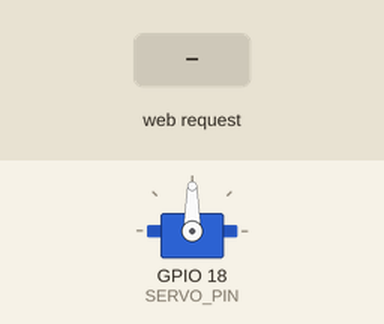
Recording of a sketch running on a simulated ESP32. Shown: servo. The inputs (shaded band) are chosen by the test bench. What the sketch prints to the serial monitor is not drawn.

Above: at 1.2 s.
1.3 s: HTTP request GET /set?angle=1 received
At 2.5 s:
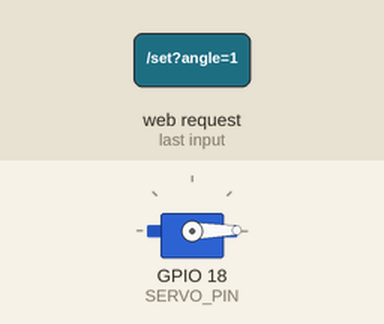
3.2 s: HTTP request GET /set?angle=120 received
At 4.8 s:
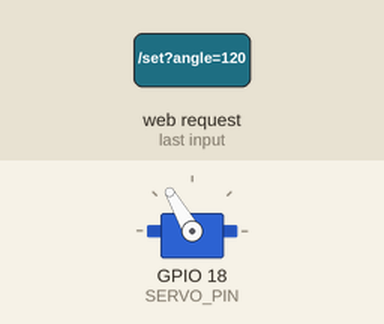
5.3 s: HTTP request GET /set?angle=0 received
At 5.75 s:
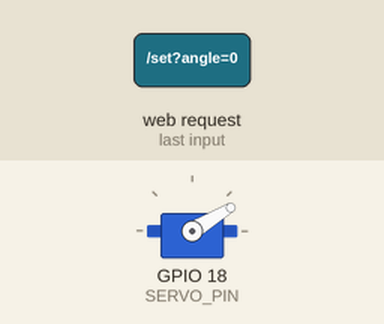
7.1 s: HTTP request GET /set?angle=120&speed=120 received
At 8.0 s:
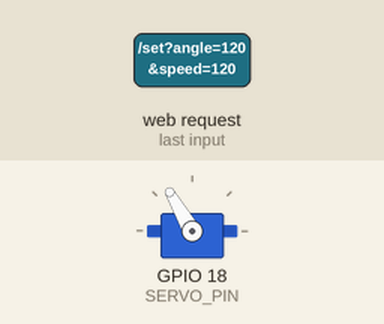
Timing chart, 0 to 9.8 s (numbered marks = the images above; inputs shaded):
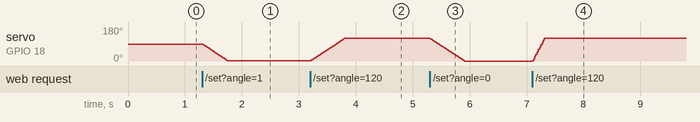

Measured:
- after the input at 1.3 s, servo on GPIO 18 (SERVO_PIN): moves from 90° to 1° over 0.45 s, starting at once
- after the input at 3.2 s, servo on GPIO 18 (SERVO_PIN): moves from 1° to 120° over 0.60 s, starting at once
- after the input at 5.3 s, servo on GPIO 18 (SERVO_PIN): moves from 120° to 0° over 0.60 s, starting at once
- after the input at 7.1 s, servo on GPIO 18 (SERVO_PIN): moves from 0° to 120° over 0.21 s, starting at once

The sketch:

ballkaster_servo_test.ino
```cpp
#include <WiFi.h>
#include <WebServer.h>
#include <ESP32Servo.h>

const char* AP_SSID = "Ballkaster-Test";
const char* AP_PASSWORD = "balltest"; // minst 8 tegn

const int SERVO_PIN = 18;
const int SERVO_MIN_US = 450;
const int SERVO_MAX_US = 2500;

Servo pitchServo;
WebServer server(80);

float currentAngle = 90.0;
float targetAngle = 90.0;
int speedPercent = 35;
bool stopped = false;
unsigned long lastStepMicros = 0;

const char PAGE[] PROGMEM = R"HTML(
<!doctype html><html lang="no"><head>
<meta charset="UTF-8">\n<meta name="viewport" content="width=device-width,initial-scale=1,viewport-fit=cover">
<meta name="theme-color" content="#111827">
<title>Ballkaster – Servo test</title>
<style>
*{box-sizing:border-box}body{margin:0;background:#0b1020;color:#f8fafc;font-family:system-ui,-apple-system,Segoe UI,sans-serif}
main{max-width:620px;margin:auto;padding:22px 18px 40px}.top{display:flex;justify-content:space-between;align-items:center;margin-bottom:24px}
h1{font-size:25px;margin:0}.badge{font-size:13px;background:#16351f;color:#86efac;padding:7px 10px;border-radius:99px}
.card{background:#151c2f;border:1px solid #27324b;border-radius:22px;padding:20px;margin:14px 0;box-shadow:0 12px 35px #0004}
.label{display:flex;justify-content:space-between;align-items:end;margin-bottom:12px;color:#cbd5e1}
.value{font-size:42px;font-weight:800;color:white}.unit{font-size:18px;color:#94a3b8}
input[type=range]{width:100%;accent-color:#38bdf8;height:34px}.ticks{display:flex;justify-content:space-between;color:#64748b;font-size:12px}
.quick{display:grid;grid-template-columns:repeat(3,1fr);gap:10px;margin-top:14px}
button{border:0;border-radius:14px;padding:15px 10px;font-size:16px;font-weight:700;background:#26334d;color:white}
button:active{transform:scale(.98)}.primary{background:#0284c7}.stop{width:100%;background:#b91c1c;font-size:18px;margin-top:4px}
.note{color:#94a3b8;font-size:13px;line-height:1.45;margin-top:16px}
.track{height:8px;background:#26334d;border-radius:9px;overflow:hidden;margin-top:12px}.track>div{height:100%;background:#38bdf8;width:50%;transition:width .15s}
</style></head><body><main>
<div class="top"><h1>⚽ Ballkaster</h1><span class="badge">SERVO TEST</span></div>
<div class="card">
 <div class="label"><span>Målvinkel</span><span><b class="value" id="angleVal">90</b><span class="unit">&deg;</span></span></div>
 <input id="angle" type="range" min="0" max="180" value="90" step="1">
 <div class="ticks"><span>0&deg;</span><span>90&deg;</span><span>180&deg;</span></div>
 <div class="quick"><button onclick="setAngle(0)">0&deg;</button><button class="primary" onclick="setAngle(90)">90&deg;</button><button onclick="setAngle(180)">180&deg;</button></div>
</div>
<div class="card">
 <div class="label"><span>Bevegelseshastighet</span><span><b class="value" id="speedVal">35</b><span class="unit">%</span></span></div>
 <input id="speed" type="range" min="1" max="100" value="35" step="1">
 <div class="ticks"><span>Sakte</span><span></span><span>Rask</span></div>
</div>
<div class="card">
 <div class="label"><span>Beregnet servoposisjon</span><span id="actual">90&deg;</span></div>
 <div class="track"><div id="bar"></div></div>
 <p class="note">Posisjonen er beregnet fra kommandoene til servoen; SG90 har ikke posisjonsfeedback til ESP32.</p>
</div>
<button class="stop" onclick="stopServo()">STOPP BEVEGELSE</button>
<p class="note">ESP32 D18 → servo signal. Servo drives fra separat 5 V, med felles GND til ESP32.</p>
<script>
const a=document.getElementById('angle'),s=document.getElementById('speed');
const av=document.getElementById('angleVal'),sv=document.getElementById('speedVal');
let timer;
function send(){fetch('/set?angle='+a.value+'&speed='+s.value).catch(()=>{});}
function delayedSend(){clearTimeout(timer);timer=setTimeout(send,80)}
a.oninput=()=>{av.textContent=a.value};
a.onchange=()=>{send()};
s.oninput=()=>{sv.textContent=s.value;delayedSend()};
function setAngle(v){a.value=v;av.textContent=v;send()}
function stopServo(){fetch('/stop').catch(()=>{})}
setInterval(()=>fetch('/status').then(r=>r.json()).then(x=>{
 document.getElementById('actual').textContent=x.current.toFixed(0)+'&deg;';
 document.getElementById('bar').style.width=(x.current/180*100)+'%';
}).catch(()=>{}),300);
</script></main></body></html>
)HTML";

void handleRoot(){ server.send_P(200, "text/html; charset=utf-8", PAGE); }

void handleSet(){
  if(server.hasArg("angle")) targetAngle = constrain(server.arg("angle").toFloat(), 0.0, 180.0);
  if(server.hasArg("speed")) speedPercent = constrain(server.arg("speed").toInt(), 1, 100);
  stopped = false;
  server.send(200, "text/plain", "OK");
}

void handleStop(){
  stopped = true;
  targetAngle = currentAngle;
  server.send(200, "text/plain", "STOPPED");
}

void handleStatus(){
  String json = "{\"current\":" + String(currentAngle,1) + ",\"target\":" + String(targetAngle,1) + ",\"speed\":" + String(speedPercent) + "}";
  server.send(200, "application/json", json);
}

void updateServo(){
  if(stopped || abs(targetAngle-currentAngle)<0.5) return;
  // 1–100 % tilsvarer omtrent 9–180 grader/sekund.
  float degreesPerSecond = 5.0 + speedPercent * 5.95;
  unsigned long intervalUs = (unsigned long)(1000000.0 / degreesPerSecond);
  unsigned long now = micros();
  if(now-lastStepMicros < intervalUs) return;
  lastStepMicros = now;
  currentAngle += (targetAngle > currentAngle) ? 1.0 : -1.0;
  currentAngle = constrain(currentAngle,0.0,180.0);
  pitchServo.write((int)round(currentAngle));
}

void setup(){
  Serial.begin(115200);
  pitchServo.setPeriodHertz(50);
  pitchServo.attach(SERVO_PIN, SERVO_MIN_US, SERVO_MAX_US);
  pitchServo.write((int)currentAngle);

  WiFi.mode(WIFI_AP);
  WiFi.softAP(AP_SSID, AP_PASSWORD);
  Serial.print("Åpne: http://");
  Serial.println(WiFi.softAPIP());

  server.on("/", handleRoot);
  server.on("/set", handleSet);
  server.on("/stop", handleStop);
  server.on("/status", handleStatus);
  server.begin();
}

void loop(){
  server.handleClient();
  updateServo();
}
```
